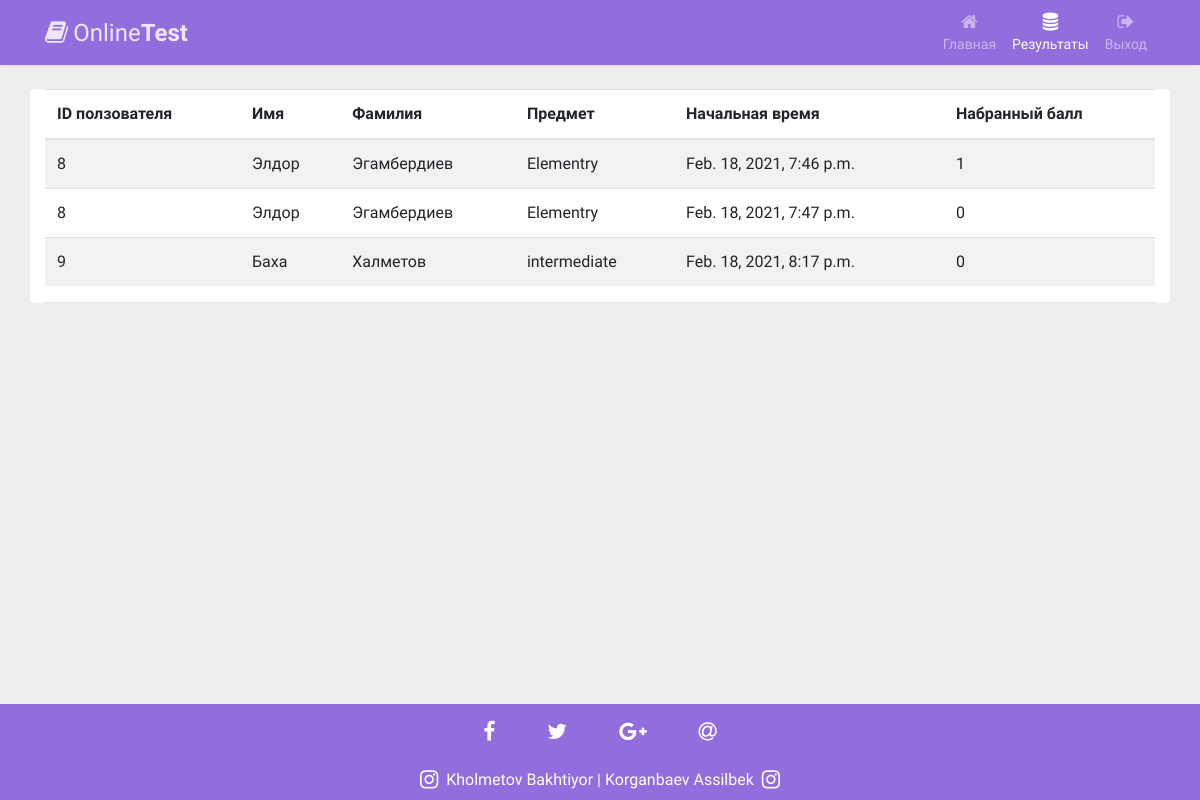
/results (signed in), run on an earlier commit of the app's database.
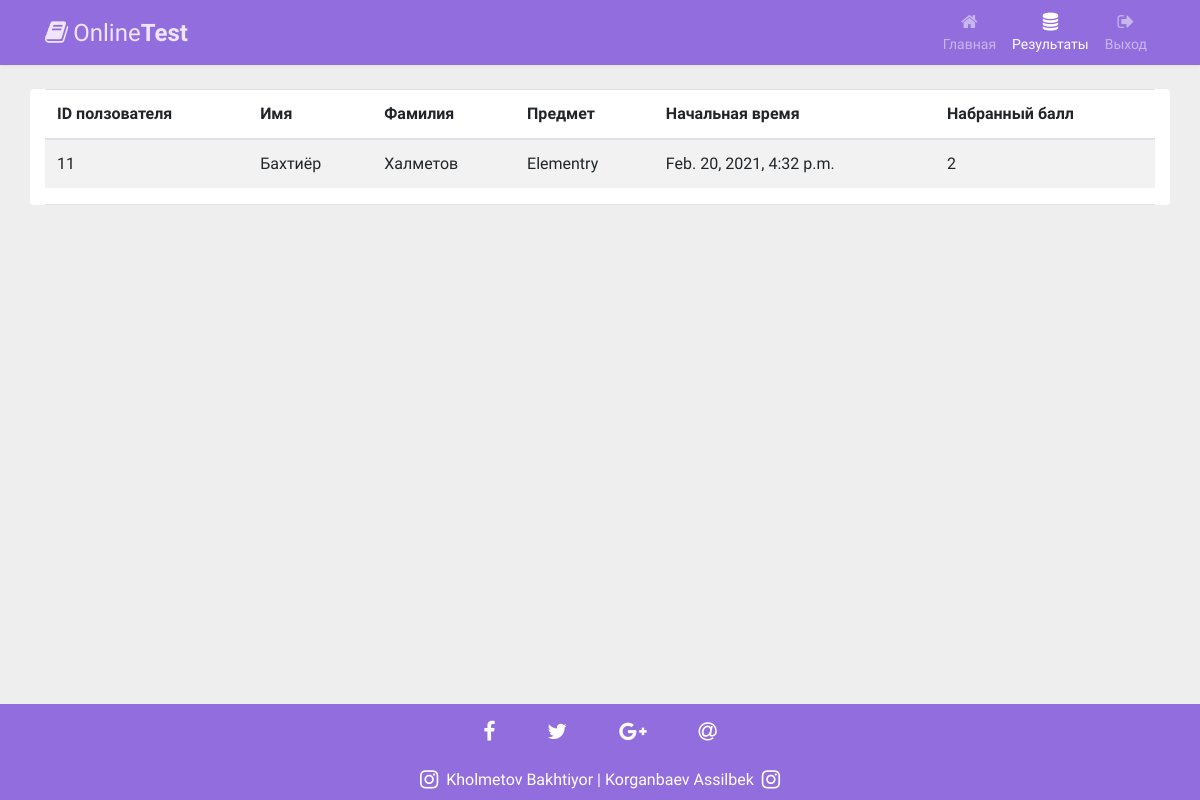
And on a later commit of the database.
### main/models.py (models this page shows, shortened)
class UserTestItem(models.Model):
    title = models.CharField(max_length=200, blank=True)
    test = models.ForeignKey(Test, on_delete=models.CASCADE, default="")
    user = models.ForeignKey(User, on_delete=models.CASCADE, default="")
    start_date = models.DateTimeField()
    stop_date = models.DateTimeField()
    ball = models.IntegerField(default=0)
    count_question = models.IntegerField(default=0)
    true_question = models.ImageField(default=0)

class User(models.Model):
    first_name = models.CharField(max_length=300)
    last_name = models.CharField(max_length=300)
    clas = models.ForeignKey(Class, on_delete=models.CASCADE)
    ball = models.IntegerField(default=0)
    rating = models.IntegerField(default=0)

class Test(models.Model):
    title = models.CharField(max_length=300, blank=True, default="")
    subject = models.ForeignKey(Subject, on_delete=models.CASCADE)
    clas = models.ForeignKey(Class, on_delete=models.CASCADE)
    start_time = models.DateTimeField()
    stop_time = models.DateTimeField()
    limit = models.IntegerField(default=40)
    description = models.TextField()

### main/views.py (the view)
# urls.py: path('results', resultsHandler),
def resultsHandler(request):
    if not request.user.is_authenticated:
        tests = []
        current_user = request.session.get('user_id', None)
        if current_user:
            current_user = User.objects.get(id=int(current_user))
            if current_user:
                tests = UserTestItem.objects.filter(user__id=int(current_user.id))
    else:
        tests = UserTestItem.objects.all()
    return render(request, 'results.html', {'tests': tests})

### templates/results.html (shortened to what this page needs)
<!DOCTYPE html>
<html lang="en">
<head>
<link rel="stylesheet" href="https://stackpath.bootstrapcdn.com/bootstrap/4.5.0/css/bootstrap.min.css">
<link rel="stylesheet" href="https://maxcdn.bootstrapcdn.com/font-awesome/4.7.0/css/font-awesome.min.css">
</head>
<body>
<nav class="navbar navbar-expand-xl navbar-dark bg-dark">
  <div class="container">
    <a href="#" class="navbar-brand"><i class="fa fa-book" ></i>Online<b>Test</b></a>
    <div id="navbarCollapse" class="collapse navbar-collapse justify-content-start">
      <div class="navbar-nav ml-auto ">
        <a href="/" class="nav-item nav-link "><i class="fa fa-home"></i><span>Главная</span></a>
        <a href="/results" class="nav-item nav-link active"><i class="fa fa-database"></i><span>Результаты</span></a>
        <a href="/davay" class="nav-item nav-link"><i class="fa fa-sign-out"></i><span>Выход</span></a>
      </div>
    </div>
  </div>
</nav>
<div class="container rounded mt-4 bg-white" >
    <div class="bs-example">
        <table class="table table-striped">
            <thead>
                <tr>
                    <th>ID ползователя</th>
                    <th>Имя</th>
                    <th>Фамилия</th>
                    <th>Предмет</th>
                    <th>Начальная время</th>
                    <th>Набранный балл</th>
                </tr>
            </thead>
            <tbody>
            {% for tt in tests %}
                <tr>
                    <td>{{ tt.user.id }}</td>
                    <td>{{ tt.user.first_name }}</td>
                    <td>{{ tt.user.last_name }}</td>
                    <td>{{ tt.test.title }}</td>
                    <td>{{ tt.start_date }}</td>
                    <td>{{ tt.ball }}</td>
                </tr>
            {% endfor %}
            </tbody>
        </table>
        <hr class="hr-2">
    </div>
</div>
<footer class="page-footer font-small w-100" style="position:fixed; bottom:0;background:#926dde;">
  <div class="container" >
      <div class="col-md-12 ">
        <div class=" text-center py-3 text-white">
          <a ><i class="fa fa-facebook-f fa-lg mr-md-5 mr-3"> </i></a>
          <a ><i class="fa fa-twitter fa-lg mr-md-5 mr-3"> </i></a>
          <a ><i class="fa fa-google-plus fa-lg mr-md-5 mr-3"> </i></a>
          <a><i class="fa fa-at fa-lg"> </i></a>
        </div>
      </div>
  </div>
<div class="footer-copyright text-center py-2 text-white">
  <a><i class="fa fa-instagram fa-lg mr-md-2"></i></a><a class="text-white" href="https://www.instagram.com/bahtiyor_holmetov/">Kholmetov Bakhtiyor </a>|<a class="text-white" href="https://www.instagram.com/assilbek__/"> Korganbaev Assilbek</a><a><i class="fa fa-instagram fa-lg ml-md-2 "> </i></a>
</div>
</footer>
</body>
</html>

What changed in the data, as far as the page shows it:
removed UserTestItem: user.id "8", user.first_name "Элдор", user.last_name "Эгамбердиев", test "Elementry", start_date "Feb. 18, 2021, 7:46 p.m.", ball "1"
removed UserTestItem: user.id "8", user.first_name "Элдор", user.last_name "Эгамбердиев", test "Elementry", start_date "Feb. 18, 2021, 7:47 p.m.", ball "0"
removed UserTestItem: user.id "9", user.first_name "Баха", user.last_name "Халметов", test "intermediate", start_date "Feb. 18, 2021, 8:17 p.m.", ball "0"
added UserTestItem: user.id "11", user.first_name "Бахтиёр", user.last_name "Халметов", test "Elementry", start_date "Feb. 20, 2021, 4:32 p.m.", ball "2"
